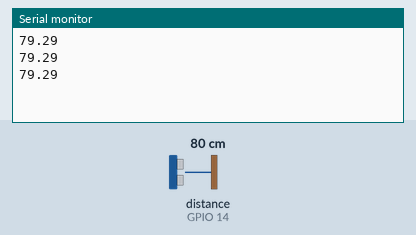
This sketch was run on a simulated ESP32. On the bench: the last lines printed to the serial monitor. Wiring (inferred from the names in the program): ultrasonic range finder: trigger GPIO 12; echo GPIO 14. The test bench sets the inputs (shaded band); at power-on: distance to the obstacle (sensor on GPIO 14) 80 cm. The echo pulse lasts 58.3 µs per cm.

Above: at 1.8 s.
1.9 s: distance to the obstacle (sensor on GPIO 14) set to 2 cm
At 2.4 s:
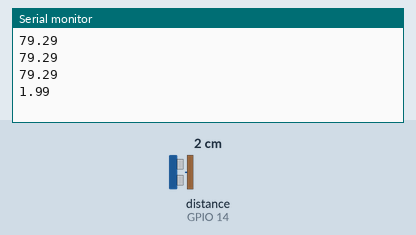
3.4 s: distance to the obstacle (sensor on GPIO 14) set to 4 cm
At 3.9 s:
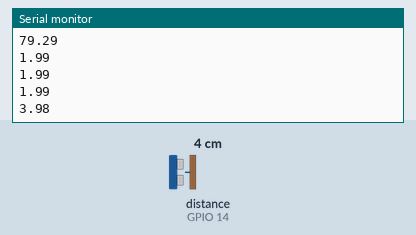
Timing chart, 0 to 6.4 s (numbered marks = the images above; inputs shaded):
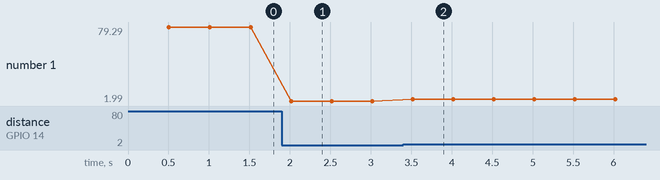

The sketch:

esp_test3_ultrasonic.ino
```cpp
int echoPin = 14; // GPIO14
int trigPin = 12; // GPIO12

void setup() {
    pinMode(trigPin, OUTPUT);
    pinMode(echoPin, INPUT);
    Serial.begin(115200);
}

void loop() {
    digitalWrite(trigPin,LOW);
    delay(500);
    digitalWrite(trigPin,HIGH);
    delayMicroseconds(10);
    digitalWrite(trigPin,LOW);
    float duration = pulseIn(echoPin,HIGH); // time (us)
    float distance = duration * 0.034 / 2;// converts echo time to distance (cm)
    Serial.println(distance);
}
```

Measured:
- after the input at 1.9 s, the serial monitor: prints a new line after 0.12 s (image 1)
- after the input at 3.4 s, the serial monitor: prints a new line after 0.12 s (image 2)
- plotted number 1: 79.29 → 1.99 after the input at 1.9 s, 1.99 → 3.98 after the input at 3.4 s
